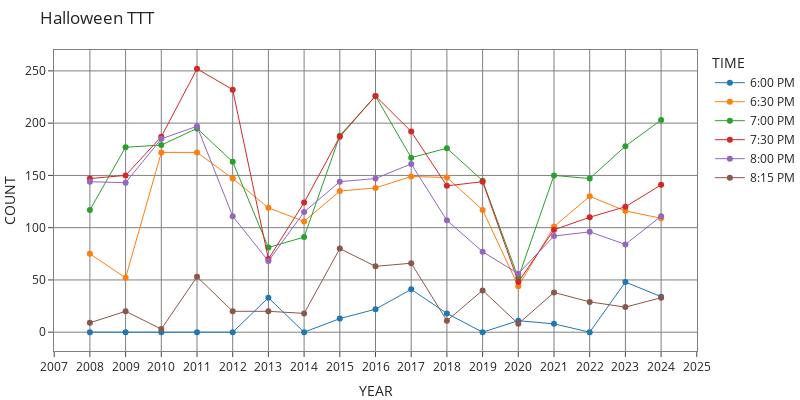

The code cell stored with this chart in its notebook:
### Markdown cell above
## Here is the first graph

### Code cell
if True:
    fig=px.line(
        df,
        x='YEAR',
        y='COUNT',
        color='TIME',
        color_discrete_map=time_color_dict,
        template = 'simple_white',
        markers=True,
        title='Halloween TTT',
        height=400, width=800
    )
    fig.update_layout(
        xaxis=dict(
            showline=True, 
            linewidth=1, 
            linecolor='gray', 
            mirror=True,
            showgrid=True,      # show vertical grid lines
            tickmode='linear',  # ensure ticks are evenly spaced
            dtick=1             # one tick/gridline per category
            ),
        yaxis=dict(
            showline=True, 
            linewidth=1, 
            linecolor='gray', 
            mirror=True,
            showgrid=True       # show horizontal grid lines
            ),
        title_y=0.97,
    )
    fig.update_traces(line=dict( width=1))

    # Customize gridlines
    fig.update_xaxes(
        showgrid=True,           # Ensure gridlines are visible
        gridwidth=1,             # Thickness of vertical gridlines
        gridcolor='gray',        # Color of vertical gridlines
    )

    fig.update_yaxes(
        showgrid=True,          # Ensure gridlines are visible
        gridwidth=1,            # Thickness of horizontal gridlines
        gridcolor='gray',        # Color of horizontal gridlines
    )
    fig.update_layout(margin=dict(l=0, r=0, t=50, b=0))

    # Show the figure
    fig.show()

### Figure 1 — Plotly figure (JSON) as saved in the notebook; plotly's stock layout.template omitted (floating-point values rounded to 4 significant figures)
{"data": [{"hovertemplate": "TIME=6:00 PM<br>YEAR=%{x}<br>COUNT=%{y}<extra></extra>", "legendgroup": "6:00 PM", "line": {"color": "#1F77B4", "dash": "solid", "width": 1}, "marker": {"symbol": "circle"}, "mode": "lines+markers", "name": "6:00 PM", "orientation": "v", "showlegend": true, "type": "scatter", "x": [2008, 2009, 2010, 2011, 2012, 2013, 2014, 2015, 2016, 2017, 2018, 2019, 2020, 2021, 2022, 2023, 2024], "xaxis": "x", "y": [0, 0, 0, 0, 0, 33, 0, 13, 22, 41, 18, 0, 11, 8, 0, 48, 34], "yaxis": "y"}, {"hovertemplate": "TIME=6:30 PM<br>YEAR=%{x}<br>COUNT=%{y}<extra></extra>", "legendgroup": "6:30 PM", "line": {"color": "#FF7F0E", "dash": "solid", "width": 1}, "marker": {"symbol": "circle"}, "mode": "lines+markers", "name": "6:30 PM", "orientation": "v", "showlegend": true, "type": "scatter", "x": [2008, 2009, 2010, 2011, 2012, 2013, 2014, 2015, 2016, 2017, 2018, 2019, 2020, 2021, 2022, 2023, 2024], "xaxis": "x", "y": [75, 52, 172, 172, 147, 119, 106, 135, 138, 149, 148, 117, 44, 101, 130, 116, 109], "yaxis": "y"}, {"hovertemplate": "TIME=7:00 PM<br>YEAR=%{x}<br>COUNT=%{y}<extra></extra>", "legendgroup": "7:00 PM", "line": {"color": "#2CA02C", "dash": "solid", "width": 1}, "marker": {"symbol": "circle"}, "mode": "lines+markers", "name": "7:00 PM", "orientation": "v", "showlegend": true, "type": "scatter", "x": [2008, 2009, 2010, 2011, 2012, 2013, 2014, 2015, 2016, 2017, 2018, 2019, 2020, 2021, 2022, 2023, 2024], "xaxis": "x", "y": [117, 177, 179, 195, 163, 81, 91, 188, 226, 167, 176, 145, 52, 150, 147, 178, 203], "yaxis": "y"}, {"hovertemplate": "TIME=7:30 PM<br>YEAR=%{x}<br>COUNT=%{y}<extra></extra>", "legendgroup": "7:30 PM", "line": {"color": "#D62728", "dash": "solid", "width": 1}, "marker": {"symbol": "circle"}, "mode": "lines+markers", "name": "7:30 PM", "orientation": "v", "showlegend": true, "type": "scatter", "x": [2008, 2009, 2010, 2011, 2012, 2013, 2014, 2015, 2016, 2017, 2018, 2019, 2020, 2021, 2022, 2023, 2024], "xaxis": "x", "y": [147, 150, 187, 252, 232, 70, 124, 187, 226, 192, 140, 144, 48, 98, 110, 120, 141], "yaxis": "y"}, {"hovertemplate": "TIME=8:00 PM<br>YEAR=%{x}<br>COUNT=%{y}<extra></extra>", "legendgroup": "8:00 PM", "line": {"color": "#9467BD", "dash": "solid", "width": 1}, "marker": {"symbol": "circle"}, "mode": "lines+markers", "name": "8:00 PM", "orientation": "v", "showlegend": true, "type": "scatter", "x": [2008, 2009, 2010, 2011, 2012, 2013, 2014, 2015, 2016, 2017, 2018, 2019, 2020, 2021, 2022, 2023, 2024], "xaxis": "x", "y": [144, 143, 185, 197, 111, 68, 115, 144, 147, 161, 107, 77, 56, 92, 96, 84, 111], "yaxis": "y"}, {"hovertemplate": "TIME=8:15 PM<br>YEAR=%{x}<br>COUNT=%{y}<extra></extra>", "legendgroup": "8:15 PM", "line": {"color": "#8C564B", "dash": "solid", "width": 1}, "marker": {"symbol": "circle"}, "mode": "lines+markers", "name": "8:15 PM", "orientation": "v", "showlegend": true, "type": "scatter", "x": [2008, 2009, 2010, 2011, 2012, 2013, 2014, 2015, 2016, 2017, 2018, 2019, 2020, 2021, 2022, 2023, 2024], "xaxis": "x", "y": [9, 20, 3, 53, 20, 20, 18, 80, 63, 66, 11, 40, 8, 38, 29, 24, 33], "yaxis": "y"}], "layout": {"height": 400, "legend": {"title": {"text": "TIME"}, "tracegroupgap": 0}, "margin": {"b": 0, "l": 0, "r": 0, "t": 50}, "title": {"text": "Halloween TTT", "y": 0.97}, "width": 800, "xaxis": {"anchor": "y", "domain": [0, 1], "dtick": 1, "gridcolor": "gray", "gridwidth": 1, "linecolor": "gray", "linewidth": 1, "mirror": true, "showgrid": true, "showline": true, "tickmode": "linear", "title": {"text": "YEAR"}}, "yaxis": {"anchor": "x", "domain": [0, 1], "gridcolor": "gray", "gridwidth": 1, "linecolor": "gray", "linewidth": 1, "mirror": true, "showgrid": true, "showline": true, "title": {"text": "COUNT"}}}}
